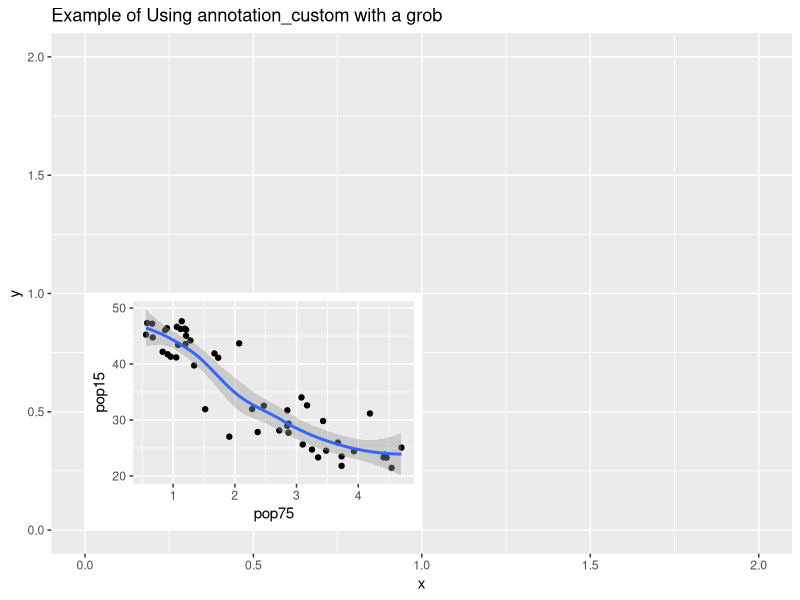

This chart was generated by the following R code:
library( ggplot2 )

print(
  ggplot( 
    data.frame( 
      x=0:2, 
      y=0:2 
      ), 
    aes( 
      x=x, 
      y=y 
      ) 
    ) + 
  geom_point( 
    color="transparent" 
    ) + 
  labs( 
    title="Example of Using annotation_custom with a grob" 
    ) + 
  annotation_custom( 
    grob=ggplotGrob(
      ggplot( 
        LifeCycleSavings, 
        aes( 
          pop75, 
          pop15 
          ) 
        ) + 
      geom_point(
        ) +
      geom_smooth(
        ) 
      ), 
    xmin=0,
    xmax=1,
    ymin=0,
    ymax=1 
    )
  )
